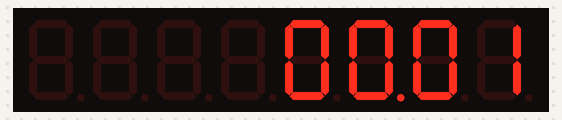
Recording of a sketch running on a simulated Arduino Uno, built with avr-gcc and run on an emulated ATmega328P. Parts: 8-digit seven-segment display.

Above: at 0.1 s.
At 11.1 s:
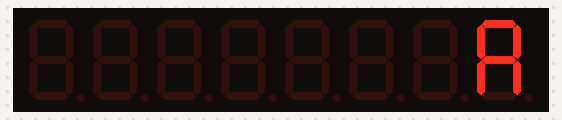
At 18.6 s:
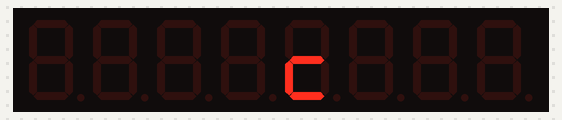
At 20.6 s:
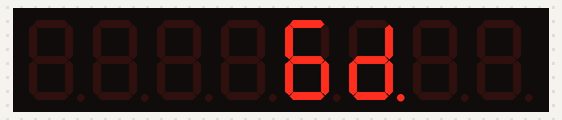
At 21.6 s:
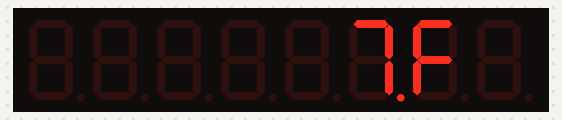
At 22.6 s:
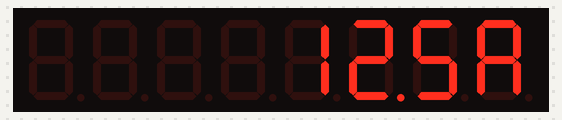

Measured:
- what the display in image 2 shows lasts 0.5 s, from 18.5 s to 19.0 s

The sketch:

LED_TEST.ino
```cpp
#include <LedControl.h>

LedControl lc=LedControl(2,3,4,1);

void displayTemperature(float temp) {
  lc.setDigit(0, 0, temp/10, false);
  lc.setDigit(0, 1, temp, true);
  lc.setDigit(0, 2, temp*10, false);
  lc.setDigit(0, 3, temp*100, false);
}

void setup() {
  Serial.begin(9600);

  lc.shutdown(0,false);
  lc.setIntensity(0,8);
  lc.clearDisplay(0);
}


void loop() {
  lc.clearDisplay(0);
  int t = millis();
  lc.setDigit(0, 0, t >> 0, false);
  lc.setDigit(0, 1, t >> 1, false);
  lc.setDigit(0, 2, t >> 2, true);
  lc.setDigit(0, 3, t >> 3, false);
  delay(500);
}
```
